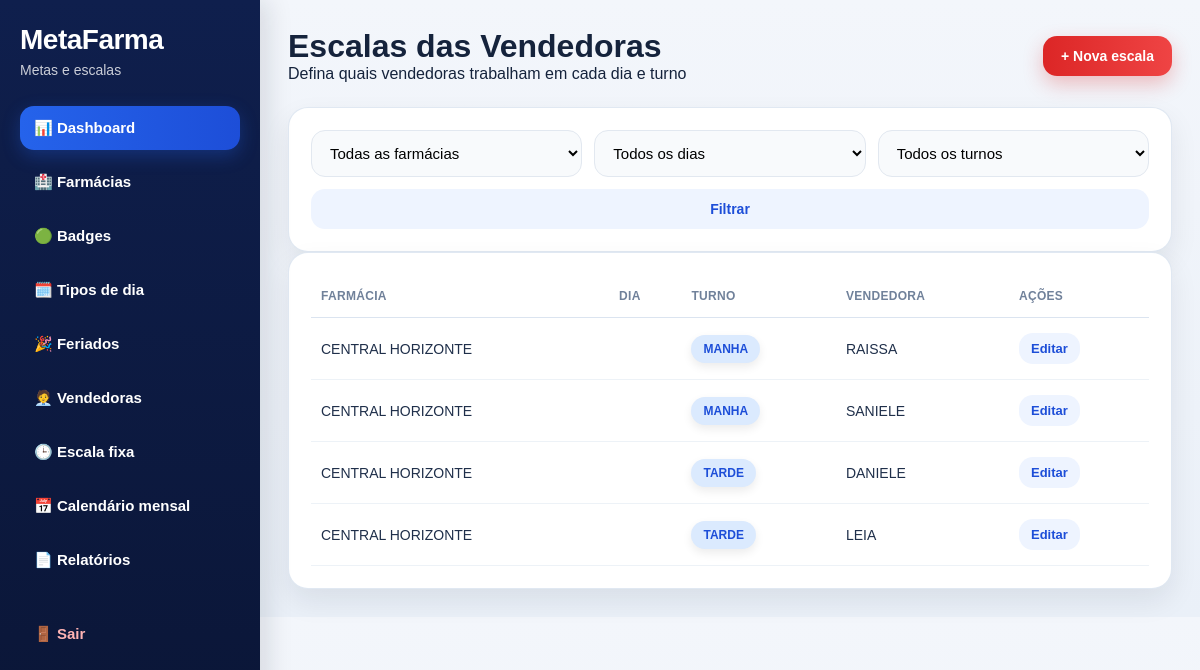
The page /escalas-vendedoras/ (signed in) on the database as committed earlier.
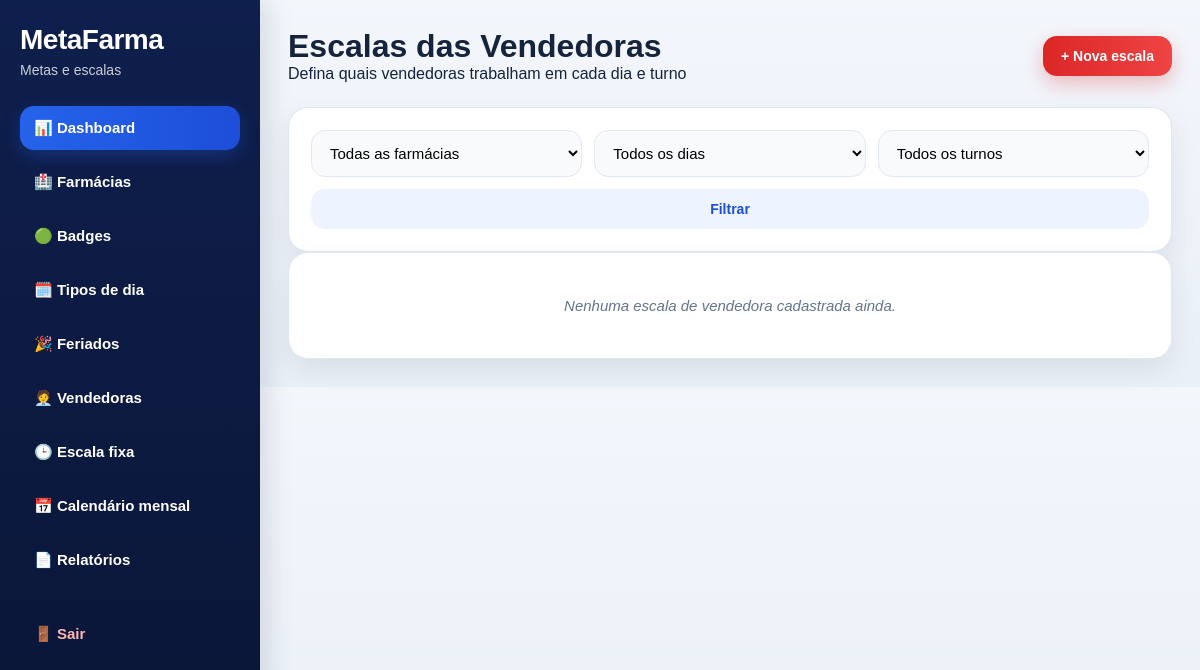
The same page on the database as committed later.
### app/models.py (models this page shows, shortened)
class EscalaVendedora(db.Model):
    __tablename__ = "escalas_vendedoras"
    id = db.Column(db.Integer, primary_key=True)
    farmacia_id = db.Column(db.Integer, db.ForeignKey("farmacias.id"), nullable=False, index=True)
    vendedora_id = db.Column(db.Integer, db.ForeignKey("vendedoras.id"), nullable=False, index=True)
    turno = db.Column(db.String(20), nullable=False, index=True)  # manha / tarde
    status = db.Column(db.String(20), default="ativa")
    observacao = db.Column(db.String(255), nullable=True)
    criado_em = db.Column(db.DateTime, default=agora_brasil)

class Farmacia(db.Model):
    __tablename__ = "farmacias"
    id = db.Column(db.Integer, primary_key=True)
    nome = db.Column(db.String(150), nullable=False)
    responsavel = db.Column(db.String(150), nullable=True)
    cidade = db.Column(db.String(100), nullable=True)
    telefone = db.Column(db.String(30), nullable=True)
    status = db.Column(db.String(20), default="ativa")
    observacao = db.Column(db.String(255), nullable=True)
    criado_em = db.Column(db.DateTime, default=agora_brasil)
    metas = db.relationship("Meta", backref="farmacia", lazy=True, cascade="all, delete-orphan")
    equipes = db.relationship("Equipe", backref="farmacia", lazy=True, cascade="all, delete-orphan")
    vendedoras = db.relationship("Vendedora", backref="farmacia", lazy=True, cascade="all, delete-orphan")
    configuracoes_dia = db.relationship("ConfiguracaoDia", backref="farmacia", lazy=True, cascade="all, delete-orphan")
    escalas_vendedoras = db.relationship("EscalaVendedora", backref="farmacia", lazy=True, cascade="all, delete-orphan")
    calendarios_vendedoras = db.relationship("CalendarioVendedora", backref="farmacia", lazy=True, cascade="all, delete-orphan")
    feriados = db.relationship("Feriado", backref="farmacia", lazy=True, cascade="all, delete-orphan")

class Vendedora(db.Model):
    __tablename__ = "vendedoras"
    id = db.Column(db.Integer, primary_key=True)
    farmacia_id = db.Column(db.Integer, db.ForeignKey("farmacias.id"), nullable=False, index=True)
    nome = db.Column(db.String(120), nullable=False)
    telefone = db.Column(db.String(30), nullable=True)
    status = db.Column(db.String(20), default="ativa")
    observacao = db.Column(db.String(255), nullable=True)
    criado_em = db.Column(db.DateTime, default=agora_brasil)
    escalas = db.relationship("EscalaVendedora", backref="vendedora", lazy=True, cascade="all, delete-orphan")
    calendarios = db.relationship("CalendarioVendedora", backref="vendedora", lazy=True, cascade="all, delete-orphan")

### app/routes/escalas_vendedoras.py (the view)
@escalas_vendedoras_bp.route("/")
@login_required
def listar():
    farmacia_id = request.args.get("farmacia_id", type=int)
    turno = request.args.get("turno", "").strip()
    query = EscalaVendedora.query.join(Farmacia).join(Vendedora)
    if farmacia_id:
        query = query.filter(EscalaVendedora.farmacia_id == farmacia_id)
    if turno:
        query = query.filter(EscalaVendedora.turno == turno)
    escalas = query.order_by(
        EscalaVendedora.farmacia_id.asc(),
        EscalaVendedora.turno.asc(),
        EscalaVendedora.id.asc()
    ).all()
    farmacias = Farmacia.query.order_by(Farmacia.nome.asc()).all()
    return render_template(
        "escalas_vendedoras/listar.html",
        escalas=escalas,
        farmacias=farmacias,
        farmacia_id=farmacia_id,
        turno=turno,
        turnos=TURNOS
    )

### app/templates/escalas_vendedoras/listar.html (shortened to what this page needs)
{% extends "base.html" %}
{% block content %}
<div class="page-header">
    <div>
        <h1>Escalas das Vendedoras</h1>
        <p>Defina quais vendedoras trabalham em cada dia e turno</p>
    </div>
    <a href="{{ url_for('escalas_vendedoras.nova') }}" class="btn btn-primary">+ Nova escala</a>
</div>
<div class="card">
    <form method="GET" class="filter-bar filter-bar-4">
        <select name="farmacia_id">
            <option value="">Todas as farmácias</option>
        </select>
        <select name="dia_semana">
            <option value="">Todos os dias</option>
        </select>
        <select name="turno">
            <option value="">Todos os turnos</option>
        </select>
        <button type="submit" class="btn btn-secondary">Filtrar</button>
    </form>
</div>
<div class="card">
    {% if escalas %}
    <div class="table-responsive">
        <table>
            <thead>
                <tr>
                    <th>Farmácia</th>
                    <th>Dia</th>
                    <th>Turno</th>
                    <th>Vendedora</th>
                    <th width="140">Ações</th>
                </tr>
            </thead>
            <tbody>
                {% for escala in escalas %}
                <tr>
                    <td>{{ escala.farmacia.nome }}</td>
                    <td>{{ escala.dia_semana }}</td>
                    <td><span class="badge badge-info">{{ escala.turno }}</span></td>
                    <td>{{ escala.vendedora.nome }}</td>
                    <td>
                        <a href="{{ url_for('escalas_vendedoras.editar', escala_id=escala.id) }}" class="btn btn-small btn-secondary">Editar</a>
                    </td>
                </tr>
                {% endfor %}
            </tbody>
        </table>
    </div>
    {% else %}
        <p class="empty-state">Nenhuma escala de vendedora cadastrada ainda.</p>
    {% endif %}
</div>
{% endblock %}

Rows that differ between the two databases and show on the page:
removed EscalaVendedora: farmacia.nome "CENTRAL HORIZONTE", turno "MANHA", vendedora.nome "RAISSA"
removed EscalaVendedora: farmacia.nome "CENTRAL HORIZONTE", turno "MANHA", vendedora.nome "SANIELE"
removed EscalaVendedora: farmacia.nome "CENTRAL HORIZONTE", turno "TARDE", vendedora.nome "DANIELE"
removed EscalaVendedora: farmacia.nome "CENTRAL HORIZONTE", turno "TARDE", vendedora.nome "LEIA"
Other text that changed with them:
text no longer shown: "FARMÁCIA DIA TURNO VENDEDORA AÇÕES"
text now shown: "Nenhuma escala de vendedora cadastrada ainda."
